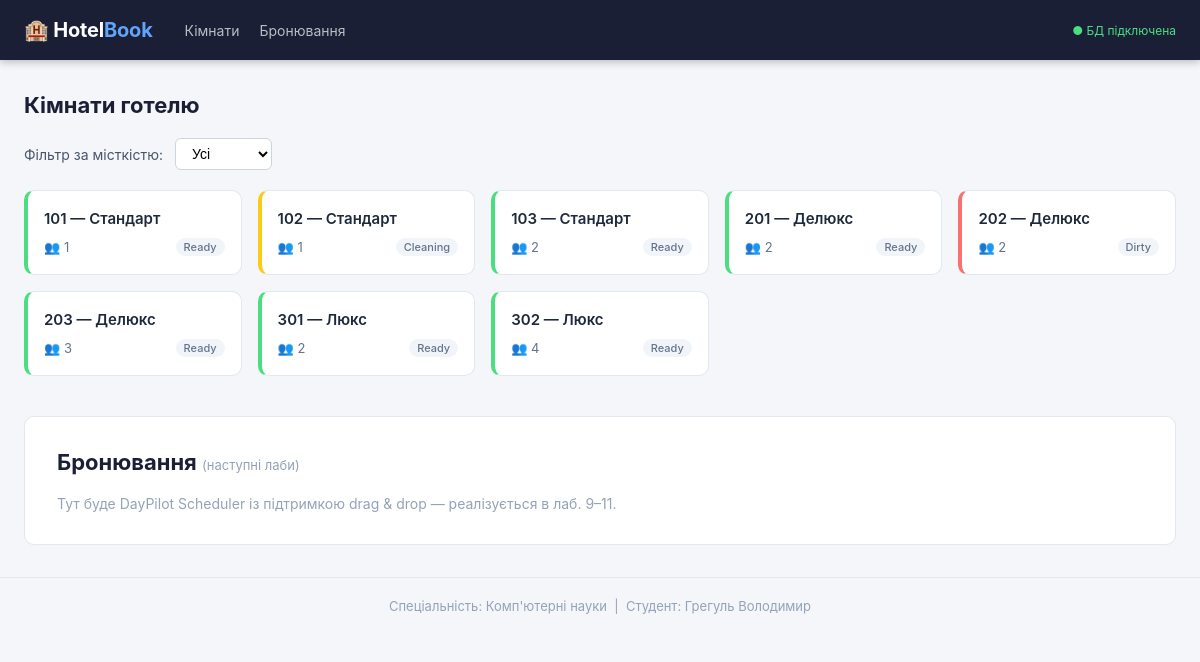
Screenshot of /lab8/index.php with the database file from the repository.
### tables this page shows
CREATE TABLE IF NOT EXISTS rooms (
    id          INT AUTO_INCREMENT PRIMARY KEY,
    name        VARCHAR(100) NOT NULL,
    capacity    INT          NOT NULL DEFAULT 1,
    status      ENUM('Ready','Cleaning','Dirty') NOT NULL DEFAULT 'Ready'
);

### lab8/index.php (the view, shortened to what this page needs)
<?php
try {
    $pdo = new PDO(
        'mysql:host=' . DB_HOST . ';dbname=' . DB_NAME . ';charset=utf8mb4',
        DB_USER,
        DB_PASS,
        [PDO::ATTR_ERRMODE => PDO::ERRMODE_EXCEPTION]
    );
    $db_ok = true;
} catch (PDOException $e) {
    $db_ok  = false;
    $db_err = $e->getMessage();
}
$rooms = [];
if ($db_ok) {
    $rooms = $pdo->query('SELECT * FROM rooms ORDER BY id')->fetchAll(PDO::FETCH_ASSOC);
}
?>
<!DOCTYPE html>
<html lang="uk">
<head>
<link rel="stylesheet" href="style.css">
</head>
<body>
<header class="app-header">
    <div class="header-inner">
        <div class="logo">🏨 Hotel<span>Book</span></div>
        <nav class="header-nav">
            <a href="#rooms">Кімнати</a>
            <a href="#reservations">Бронювання</a>
        </nav>
        <div class="header-status <?= $db_ok ? 'ok' : 'err' ?>">
            <?= $db_ok ? '● БД підключена' : '● БД: помилка' ?>
        </div>
    </div>
</header>
<main class="container">
    <section id="rooms" class="section">
        <h2 class="section-title">Кімнати готелю</h2>
        <div class="filter-bar">
            <label>Фільтр за місткістю:</label>
            <select id="capacityFilter" onchange="filterRooms(this.value)">
                <option value="0">Усі</option>
            </select>
        </div>
        <div class="rooms-grid" id="roomsGrid">
            <?php if (empty($rooms)): ?>
                <p class="empty">Кімнати не знайдено.</p>
            <?php else: ?>
                <?php foreach ($rooms as $room): ?>
                <div class="room-card status-<?= strtolower(str_replace(' ', '-', $room['status'])) ?>"
                     data-capacity="<?= $room['capacity'] ?>">
                    <div class="room-name"><?= htmlspecialchars($room['name']) ?></div>
                    <div class="room-meta">
                        <span class="room-capacity">👥 <?= $room['capacity'] ?></span>
                        <span class="room-status"><?= htmlspecialchars($room['status']) ?></span>
                    </div>
                </div>
                <?php endforeach; ?>
            <?php endif; ?>
        </div>
    </section>
    <section id="reservations" class="section">
        <h2 class="section-title">Бронювання <span class="coming-soon">(наступні лаби)</span></h2>
        <p class="muted">Тут буде DayPilot Scheduler із підтримкою drag &amp; drop — реалізується в лаб. 9–11.</p>
    </section>
</main>
<footer class="app-footer">
    Спеціальність: Комп'ютерні науки &nbsp;|&nbsp; Студент: Грегуль Володимир
</footer>
</body>
</html>

### lab8/style.css (style rules this page uses)
*, *::before, *::after { box-sizing: border-box; margin: 0; padding: 0; }
body { font-family: -apple-system, BlinkMacSystemFont, 'Segoe UI', sans-serif; background: #f4f6f9; color: #222; min-height: 100vh; }
.app-header { background: #1a1f36; color: #fff; padding: 0 24px; position: sticky; top: 0; z-index: 100; box-shadow: 0 2px 8px rgba(0,0,0,.25); }
.header-inner { max-width: 1200px; margin: 0 auto; height: 60px; display: flex; align-items: center; gap: 32px; }
.logo { font-size: 20px; font-weight: 700; letter-spacing: -.01em; }
.logo span { color: #60a5fa; }
.header-nav { display: flex; gap: 20px; flex: 1; }
.header-nav a { color: rgba(255,255,255,.7); text-decoration: none; font-size: 14px; transition: color .2s; }
.header-status { font-size: 12px; }
.header-status.ok { color: #4ade80; }
.container { max-width: 1200px; margin: 32px auto; padding: 0 24px; display: flex; flex-direction: column; gap: 40px; }
.section-title { font-size: 22px; font-weight: 700; margin-bottom: 20px; color: #1a1f36; }
.coming-soon { font-size: 13px; font-weight: 400; color: #94a3b8; }
.filter-bar { display: flex; align-items: center; gap: 12px; margin-bottom: 20px; font-size: 14px; color: #475569; }
.filter-bar select { padding: 6px 12px; border: 1px solid #cbd5e1; border-radius: 6px; font-size: 14px; background: #fff; cursor: pointer; }
.rooms-grid { display: grid; grid-template-columns: repeat(auto-fill, minmax(200px, 1fr)); gap: 16px; }
.room-card { background: #fff; border: 1px solid #e2e8f0; border-radius: 10px; padding: 18px 16px; border-left: 4px solid #94a3b8; transition: box-shadow .2s, transform .2s; }
.room-card.status-ready { border-left-color: #4ade80; }
.room-card.status-cleaning { border-left-color: #facc15; }
.room-card.status-dirty { border-left-color: #f87171; }
.room-name { font-weight: 600; font-size: 15px; margin-bottom: 10px; color: #1e293b; }
.room-meta { display: flex; justify-content: space-between; align-items: center; font-size: 13px; color: #64748b; }
.room-status { padding: 2px 8px; border-radius: 20px; background: #f1f5f9; font-size: 11px; font-weight: 500; }
#reservations { background: #fff; border: 1px solid #e2e8f0; border-radius: 10px; padding: 32px; }
.muted { color: #94a3b8; font-size: 14px; }
.app-footer { text-align: center; padding: 20px; font-size: 13px; color: #94a3b8; border-top: 1px solid #e2e8f0; margin-top: auto; }

### rows the page displays
rooms: name "101 — Стандарт", capacity "1", status "Ready"
rooms: name "102 — Стандарт", capacity "1", status "Cleaning"
rooms: name "103 — Стандарт", capacity "2", status "Ready"
rooms: name "201 — Делюкс", capacity "2", status "Ready"
rooms: name "202 — Делюкс", capacity "2", status "Dirty"
rooms: name "203 — Делюкс", capacity "3", status "Ready"
rooms: name "301 — Люкс", capacity "2", status "Ready"
rooms: name "302 — Люкс", capacity "4", status "Ready"
